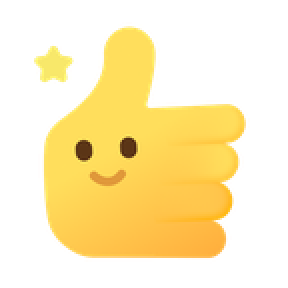
#> input picture video/portfolio/assets/mascot.png, 144 x 144 px (shown 2 times larger); its folder holds 4 pictures in this run
$ python make_portfolio_video.py out.png
#> lines starting #> are read from the running program, lines starting #| are printed output that depends on the picture
"""「오늘도 잘했어」 포트폴리오 소개 영상 (44초, 16:9). 대본은 SCRIPT.md.

    pip install pillow numpy
    python video/portfolio/make_portfolio_video.py   # -> video/portfolio/portfolio.mp4
"""

import math
import os
import subprocess
import sys
import tempfile
import wave

import numpy as np
from PIL import Image, ImageDraw, ImageFilter, ImageFont

W, H = 1280, 720
FPS = 30
SAMPLE_RATE = 44100
HERE = os.path.dirname(os.path.abspath(__file__))
ASSETS = os.path.join(HERE, "assets")

# 포트폴리오 페이지의 라이트 테마 토큰
PAPER = (254, 250, 239)  # 스크린샷 배경과 같은 값
SURFACE = (255, 255, 255)
INK = (46, 42, 34)
MUTED = (106, 99, 85)
LINE = (239, 229, 211)
AMBER = (255, 201, 60)
AMBER_SOFT = (255, 244, 214)
AMBER_INK = (122, 86, 0)
MINT = (56, 200, 149)
MINT_SOFT = (220, 247, 235)
MINT_TEXT = (3, 121, 88)

# (시작, 끝, 장면, 자막)
SCENES = [
    (0.0, 5.0, "intro", "오늘 한 일이 우리 아이의 용돈이 돼요."),
    (5.0, 10.0, "why", "집에서 쓰던 구글 시트 체크리스트를, 다른 집도 쓸 수 있는 앱으로 만들었습니다."),
    (10.0, 17.0, "loop", "설정은 처음 한 번, 그다음은 체크와 승인뿐입니다."),
    (17.0, 23.0, "progress", "할 일 하나가 한 칸. 시안 → 합의 → 구현 → 배포를 피드백 당일에 다섯 번 반복했습니다."),
    (23.0, 29.0, "data", "아이의 기록은 부모의 구글 시트에만. 서버에는 로그인과 알림에 필요한 설정값만 둡니다."),
    (29.0, 36.0, "numbers", "감이 아니라 측정으로. 출시 전 단계라 품질 지표를 기록했습니다."),
    (36.0, 40.0, "next", "지금은 Google Play 정식 출시를 준비하고 있습니다."),
    (40.0, 44.0, "outro", "기능을 만들었다가 아니라, 헷갈리지 않고 쓴다를 완료 기준으로."),
]
DURATION = SCENES[-1][1]
FADE = 0.5

_fonts = {}


# [7 lines left out: function font, not called in this run]


def _load(name):
#> called with name = 'mascot.png'
    return Image.open(os.path.join(ASSETS, name))
#> returned value is the input picture: PIL image 144x144 RGBA; mean R, G, B, A 106.7, 88.2, 36.3, 98.9


MASCOT = _load("mascot.png").convert("RGBA")
SCREENS_MAIN = _load("screens_main.jpg").convert("RGB")
#> call 2 of _load, with name = 'screens_main.jpg'
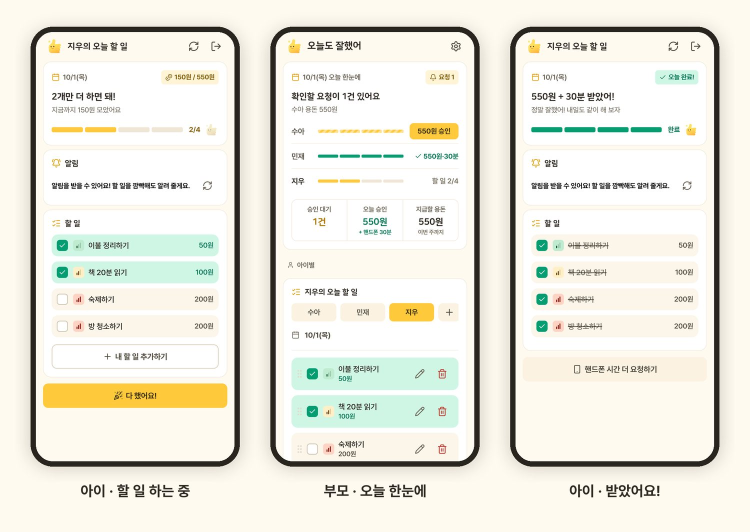
#> input picture video/portfolio/assets/screens_main.jpg, 1500 x 1063 px (shown at 1/2 size)
#> in _load, returned value is the input picture: PIL image 1500x1063 RGB; mean R, G, B 234.5, 233.2, 222.7
SCREENS_PROGRESS = _load("screens_progress.jpg").convert("RGB")
#> call 3 of _load, with name = 'screens_progress.jpg'
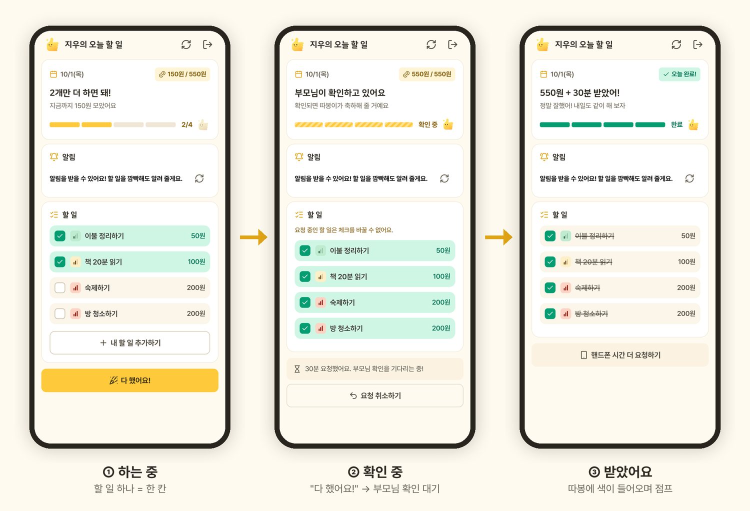
#> input picture video/portfolio/assets/screens_progress.jpg, 1500 x 1022 px (shown at 1/2 size)
#> in _load, returned value is the input picture: PIL image 1500x1022 RGB; mean R, G, B 234.8, 233.8, 223.1


def ease(x):
    x = min(max(x, 0.0), 1.0)
    return 1 - (1 - x) ** 3


def mix(c1, c2, t):
    t = min(max(t, 0.0), 1.0)
    return tuple(int(a + (b - a) * t) for a, b in zip(c1, c2))


def fade_in(t, start, dur=0.6):
    return ease((t - start) / dur)


def text_w(d, text, f):
    return d.textlength(text, font=f)


# [225 lines left out: functions draw_text, eyebrow, paste_card, paste_mascot, pill, scene_intro and 7 more, not called in this run]


SCENE_FUNCS = {
    "intro": scene_intro,
    "why": scene_why,
    "loop": scene_loop,
    "progress": scene_progress,
    "data": scene_data,
    "numbers": scene_numbers,
    "next": scene_next,
    "outro": scene_outro,
}


# [32 lines left out: functions draw_subtitle, render_scene, render_frame, not called in this run]


# ---------------------------------------------------------------- 오디오


def synth_audio(path):
    n = int(SAMPLE_RATE * DURATION)
    t = np.arange(n) / SAMPLE_RATE
    out = np.zeros(n)

    def hz(m):
        return 440.0 * 2 ** ((m - 69) / 12)

    # F - C - Dm - Bb, 마디당 2초
    chords = [[65, 69, 72], [60, 64, 67], [62, 65, 69], [58, 62, 65]]
    bar = 2.0
    for b in range(int(math.ceil(DURATION / bar))):
        chord = chords[b % 4]
        s = int(b * bar * SAMPLE_RATE)
        e = min(int((b + 1) * bar * SAMPLE_RATE), n)
        tt = t[s:e] - b * bar
        env = np.minimum(tt / 0.25, 1) * np.minimum((bar - tt) / 0.25, 1)
        for m in chord:
            f = hz(m - 12)
            out[s:e] += 0.06 * env * (np.sin(2 * np.pi * f * tt) + 0.25 * np.sin(4 * np.pi * f * tt))
        out[s:e] += 0.08 * env * np.sin(2 * np.pi * hz(chord[0] - 24) * tt)
        # 통통 튀는 8분음표 아르페지오
        arp = [chord[0], chord[1], chord[2], chord[1] + 12, chord[2], chord[1], chord[0] + 12, chord[2]]
        step = bar / 8
        for k in range(8):
            ps = s + int(k * step * SAMPLE_RATE)
            pe = min(ps + int(step * SAMPLE_RATE), e)
            if ps >= pe:
                continue
            at = np.arange(pe - ps) / SAMPLE_RATE
            f = hz(arp[k] + 12)
            out[ps:pe] += 0.05 * np.exp(-at * 10) * (np.sin(2 * np.pi * f * at) + 0.2 * np.sin(6 * np.pi * f * at))

    env = np.clip(np.minimum(t / 1.0, (DURATION - t) / 2.0), 0, 1)
    out *= env
    out = out / max(np.abs(out).max(), 1e-9) * 0.75
    with wave.open(path, "wb") as wf:
        wf.setnchannels(1)
        wf.setsampwidth(2)
        wf.setframerate(SAMPLE_RATE)
        wf.writeframes((out * 32767).astype(np.int16).tobytes())


def main():
    out_path = sys.argv[1] if len(sys.argv) > 1 else os.path.join(HERE, "portfolio.mp4")
    with tempfile.TemporaryDirectory() as tmp:
        wav = os.path.join(tmp, "audio.wav")
        synth_audio(wav)
        cmd = [
            "ffmpeg", "-y", "-loglevel", "error",
            "-f", "rawvideo", "-pix_fmt", "rgb24", "-s", f"{W}x{H}", "-r", str(FPS), "-i", "-",
            "-i", wav,
            "-c:v", "libx264", "-preset", "medium", "-crf", "21", "-pix_fmt", "yuv420p",
            "-c:a", "aac", "-b:a", "128k", "-shortest", "-movflags", "+faststart",
            out_path,
        ]
#> (the run stopped early here; a loop or call above may not have finished)
